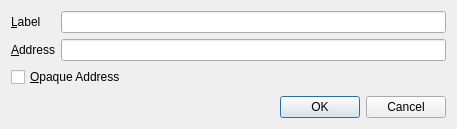
<?xml version="1.0" encoding="UTF-8"?>
<ui version="4.0">
 <class>EditAddressDialog</class>
 <widget class="QDialog" name="EditAddressDialog">
  <property name="geometry">
   <rect>
    <x>0</x>
    <y>0</y>
    <width>457</width>
    <height>129</height>
   </rect>
  </property>
  <property name="windowTitle">
   <string>Edit Address</string>
  </property>
  <layout class="QVBoxLayout" name="verticalLayout">
   <item>
    <layout class="QFormLayout" name="formLayout">
     <property name="fieldGrowthPolicy">
      <enum>QFormLayout::AllNonFixedFieldsGrow</enum>
     </property>
     <item row="0" column="0">
      <widget class="QLabel" name="label">
       <property name="text">
        <string>&amp;Label</string>
       </property>
       <property name="buddy">
        <cstring>labelEdit</cstring>
       </property>
      </widget>
     </item>
     <item row="0" column="1">
      <widget class="QLineEdit" name="labelEdit">
       <property name="toolTip">
        <string>The label associated with this address book entry</string>
       </property>
      </widget>
     </item>
     <item row="1" column="0">
      <widget class="QLabel" name="label_2">
       <property name="text">
        <string>&amp;Address</string>
       </property>
       <property name="buddy">
        <cstring>addressEdit</cstring>
       </property>
      </widget>
     </item>
     <item row="1" column="1">
      <widget class="QLineEdit" name="addressEdit">
       <property name="toolTip">
        <string>The address associated with this address book entry. This can only be modified for sending addresses.</string>
       </property>
      </widget>
     </item>
     <item row="2" column="0" colspan="2">
      <widget class="QCheckBox" name="stealthCB">
       <property name="text">
        <string>&amp;Opaque Address</string>
       </property>
      </widget>
     </item>
    </layout>
   </item>
   <item>
    <widget class="QDialogButtonBox" name="buttonBox">
     <property name="orientation">
      <enum>Qt::Horizontal</enum>
     </property>
     <property name="standardButtons">
      <set>QDialogButtonBox::Cancel|QDialogButtonBox::Ok</set>
     </property>
    </widget>
   </item>
  </layout>
 </widget>
 <resources/>
 <connections>
  <connection>
   <sender>buttonBox</sender>
   <signal>accepted()</signal>
   <receiver>EditAddressDialog</receiver>
   <slot>accept()</slot>
   <hints>
    <hint type="sourcelabel">
     <x>248</x>
     <y>254</y>
    </hint>
    <hint type="destinationlabel">
     <x>157</x>
     <y>274</y>
    </hint>
   </hints>
  </connection>
  <connection>
   <sender>buttonBox</sender>
   <signal>rejected()</signal>
   <receiver>EditAddressDialog</receiver>
   <slot>reject()</slot>
   <hints>
    <hint type="sourcelabel">
     <x>316</x>
     <y>260</y>
    </hint>
    <hint type="destinationlabel">
     <x>286</x>
     <y>274</y>
    </hint>
   </hints>
  </connection>
 </connections>
</ui>
